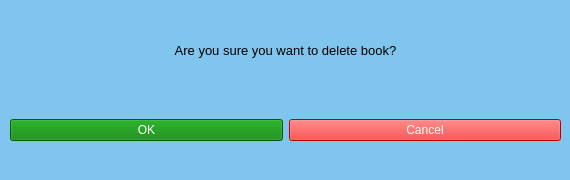
<?xml version="1.0" encoding="UTF-8"?>
<ui version="4.0">
 <class>questionWindow</class>
 <widget class="QWidget" name="questionWindow">
  <property name="geometry">
   <rect>
    <x>0</x>
    <y>0</y>
    <width>570</width>
    <height>180</height>
   </rect>
  </property>
  <property name="windowTitle">
   <string>Form</string>
  </property>
  <property name="windowIcon">
   <iconset>
    <normaloff>../media/Logom2.ico</normaloff>../media/Logom2.ico</iconset>
  </property>
  <property name="styleSheet">
   <string notr="true">background:#80c5ed;</string>
  </property>
  <widget class="QWidget" name="horizontalLayoutWidget">
   <property name="geometry">
    <rect>
     <x>10</x>
     <y>90</y>
     <width>551</width>
     <height>80</height>
    </rect>
   </property>
   <layout class="QHBoxLayout" name="horizontalLayout">
    <item>
     <widget class="QPushButton" name="ok_but">
      <property name="styleSheet">
       <string notr="true">background:green;
color:white;</string>
      </property>
      <property name="text">
       <string>OK</string>
      </property>
     </widget>
    </item>
    <item>
     <widget class="QPushButton" name="cancel_but">
      <property name="styleSheet">
       <string notr="true">background:red;
color:white;</string>
      </property>
      <property name="text">
       <string>Cancel</string>
      </property>
     </widget>
    </item>
   </layout>
  </widget>
  <widget class="QLabel" name="label">
   <property name="geometry">
    <rect>
     <x>10</x>
     <y>30</y>
     <width>551</width>
     <height>41</height>
    </rect>
   </property>
   <property name="font">
    <font>
     <pointsize>10</pointsize>
    </font>
   </property>
   <property name="text">
    <string>Are you sure you want to delete book?</string>
   </property>
   <property name="alignment">
    <set>Qt::AlignCenter</set>
   </property>
  </widget>
 </widget>
 <resources/>
 <connections/>
</ui>
